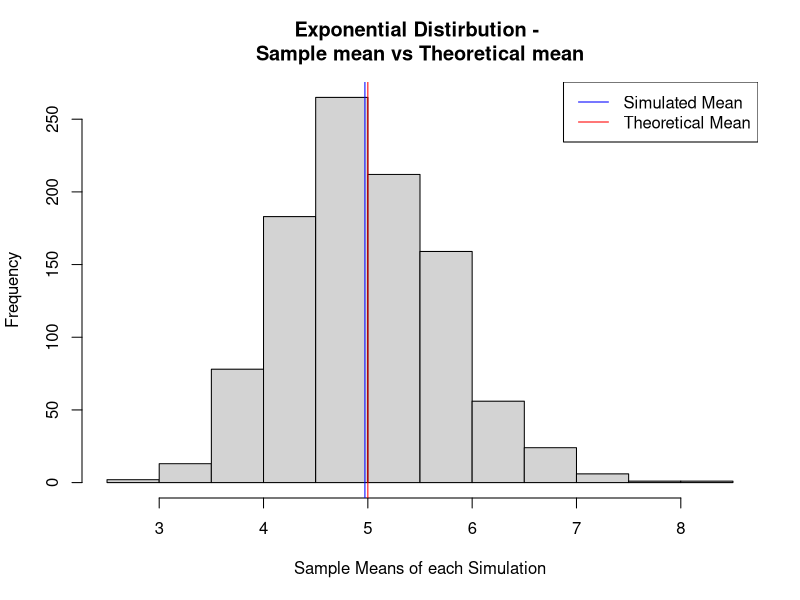
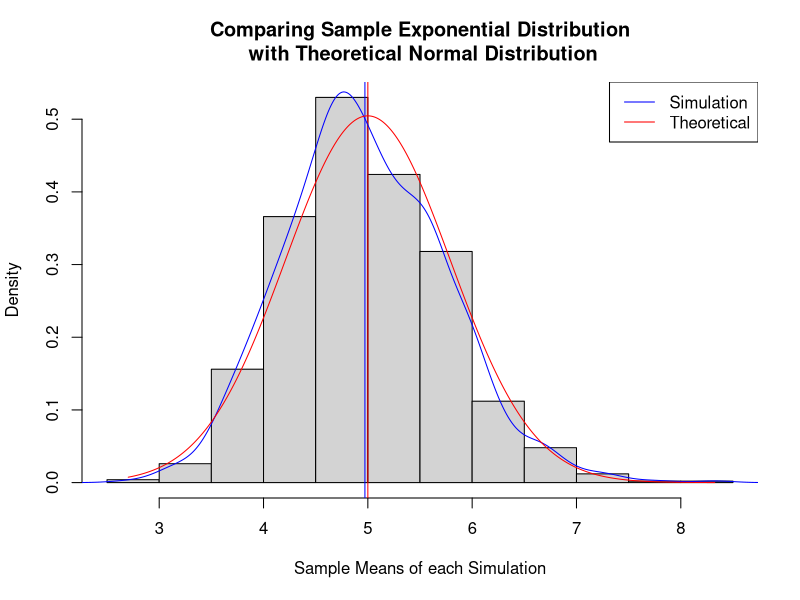

R code for these plots, in order:
## ---- chunk 1
knitr::opts_chunk$set(echo = TRUE)
## ---- chunk 2
set.seed(12345)

numOfSim <- 1000
lambda <- 0.2
n <- 40

mns = NULL
for (i in 1:numOfSim)
    mns = c(mns,mean(rexp(n,lambda)))
## ---- chunk 3
theoMean <- 1/lambda
simMean <- mean(mns)

hist(mns, 
     main="Exponential Distirbution - \nSample mean vs Theoretical mean",
     xlab="Sample Means of each Simulation",
     ylab="Frequency"
)
abline(v=simMean, col='blue', lwd=1)
abline(v=theoMean, col='red', lwd=1)
legend('topright', c("Simulated Mean", "Theoretical Mean"), col=c("blue","red"),
       lty=c(1,1))

theoMean
simMean
## ---- chunk 4
theoVar <- (1/lambda)^2/n
simVar <- var(mns)

theoVar
simVar
## ---- chunk 5
theoSd <- 1/lambda/sqrt(n)
theoSd

normPoints <- seq(min(mns), max(mns), length=numOfSim)
normData <- dnorm(normPoints, mean=theoMean, sd=theoSd)

hist(mns, prob=T, 
     main="Comparing Sample Exponential Distribution\n with Theoretical Normal Distribution",
     xlab="Sample Means of each Simulation",
     ylab="Density")
abline(v=simMean, col='blue', lwd=1)
abline(v=theoMean, col='red', lwd=1)

lines(density(mns), col="blue", lwd=1)
lines(normPoints, normData, pch=22, col="red", lwd=1)
legend('topright', c("Simulation", "Theoretical"), col=c("blue","red"),
       lty=c(1,1))
